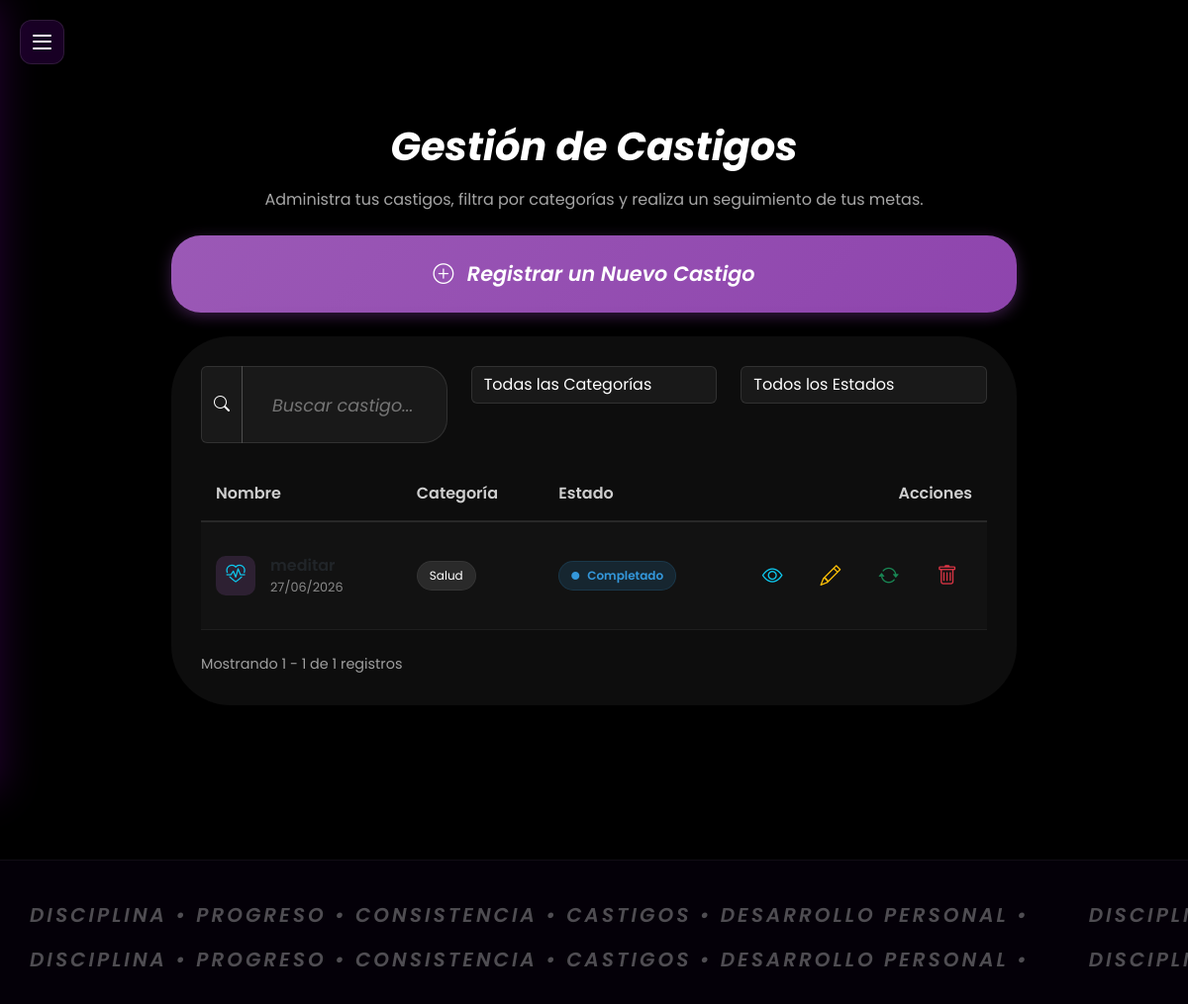
Page /castigos (signed in) on the earlier database version.
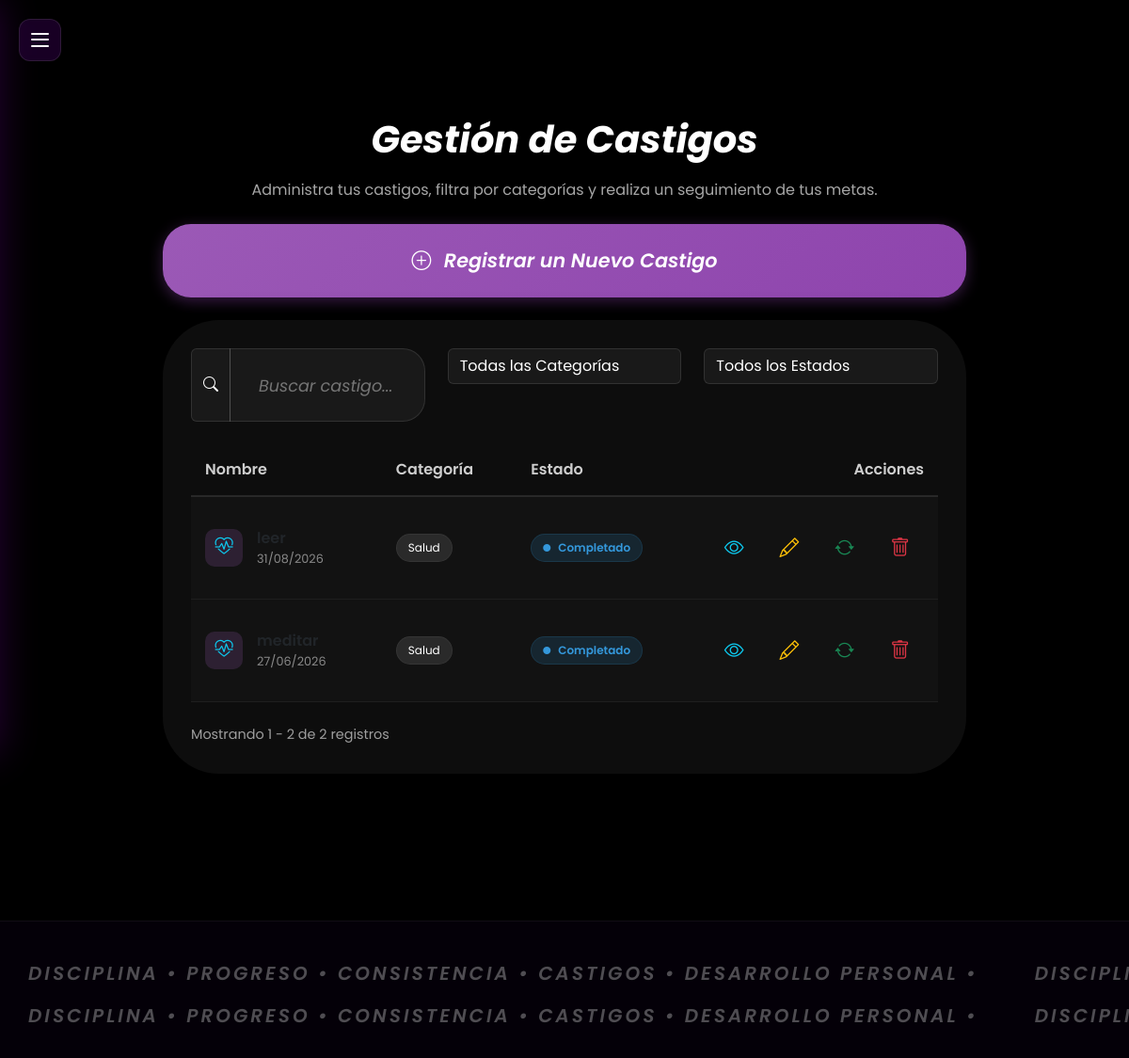
Same page on the later database version.
### app/models/ruleta_castigo.py (models this page shows, shortened)
class Castigo(db.Model):
    __tablename__ = 'castigos'
    idCastigo = db.Column(db.Integer, primary_key=True)
    idUser = db.Column(db.Integer, db.ForeignKey('users.idUser'), nullable=False)
    castigoName = db.Column(db.String(120), nullable=False)
    castigoDesc = db.Column(db.String(255), nullable=True)
    castigoCategory = db.Column(db.String(50), nullable=False)
    castigoState = db.Column(db.String(50), default='Pendiente') # Pendiente, En progreso, Completado
    createdAt = db.Column(db.DateTime, default=datetime.now)

### app/routes/castigos_route.py (the view, shortened to what this page needs)
@bp.route('/castigos', methods=['GET', 'POST'])
@login_required
def castigos_index():
    castigos = Castigo.query.filter_by(idUser=current_user.idUser).order_by(Castigo.createdAt.desc()).all()
    return render_template("castigos/index.html", castigos=castigos)

### app/templates/castigos/index.html (shortened to what this page needs)
{% extends "base.html" %}
{% block extra_css %}
<link rel="stylesheet" href="{{ url_for('static', filename='css/castigos.css') }}">
{% endblock %}
{% block content %}
<button class="hamburger-menu" id="sidebarToggle">
    <span></span>
    <span></span>
    <span></span>
</button>
<div class="lightning-storm">
</div>
<div class="sakura">
</div>
<div class="login-wrapper" style="flex-direction: column; align-items: center; justify-content: flex-start; padding-top: 8vh; min-height: 85vh; padding-left: 20px; padding-right: 20px; width: 100%;">
    <div class="text-center mb-4 fade-in-section" style="text-align: center; width: 100%; max-width: none !important; display: flex; flex-direction: column; align-items: center; justify-content: center; margin: 0 auto;">
        <h1 style="text-align: center; margin-top: 20px; color: #fff; font-style: italic; font-weight: 700;">Gestión de Castigos</h1>
        <p style="text-align: center; max-width: 800px; margin: 10px auto 0 auto; color: rgba(255,255,255,0.65);">Administra tus castigos, filtra por categorías y realiza un seguimiento de tus metas.</p>
        <button type="button" class="btn btn-primary mt-4 btn-hover-effect" data-bs-toggle="modal" data-bs-target="#castigoModal" style="background: linear-gradient(135deg, #9b59b6, #8e44ad); border: none; padding: 12px 30px; font-weight: 600; border-radius: 30px; box-shadow: 0 4px 15px rgba(142, 68, 173, 0.4); transition: transform 0.3s ease, box-shadow 0.3s ease;">
            <i class="bi bi-plus-circle" style="margin-right: 8px;"></i> Registrar un Nuevo Castigo
        </button>
    </div>
    <div class="card shadow-lg border-0 rounded-lg fade-in-section" style="max-width: 1200px; padding: 30px; width: 100%; margin-bottom: 60px; background: rgba(255, 255, 255, 0.05); backdrop-filter: blur(15px); border: 1px solid rgba(255, 255, 255, 0.1);">
        <div class="row mb-4 justify-content-center">
            <div class="col-lg-4 col-md-5 mb-3 mb-md-0">
                <div class="input-group">
                    <span class="input-group-text glass-input"><i class="bi bi-search text-white"></i></span>
                    <input type="text" id="searchInput" class="form-control glass-input" placeholder="Buscar castigo...">
                </div>
            </div>
            <div class="col-lg-4 col-md-4 mb-3 mb-md-0">
                <select id="filterCategory" class="form-select glass-input">
                    <option value="">Todas las Categorías</option>
                </select>
            </div>
            <div class="col-lg-4 col-md-3">
                <select id="filterState" class="form-select glass-input">
                    <option value="">Todos los Estados</option>
                </select>
            </div>
        </div>
        <div class="table-responsive">
            <table class="table table-borderless align-middle custom-table" style="color: #fff; margin-bottom: 0;">
                <thead style="border-bottom: 2px solid rgba(255, 255, 255, 0.1);">
                    <tr>
                        <th scope="col" style="color: rgba(255, 255, 255, 0.8); font-weight: 600; padding: 15px; background: transparent;">Nombre</th>
                        <th scope="col" style="color: rgba(255, 255, 255, 0.8); font-weight: 600; padding: 15px; background: transparent;">Categoría</th>
                        <th scope="col" style="color: rgba(255, 255, 255, 0.8); font-weight: 600; padding: 15px; background: transparent;">Estado</th>
                        <th scope="col" style="color: rgba(255, 255, 255, 0.8); font-weight: 600; padding: 15px; background: transparent; text-align: right;">Acciones</th>
                    </tr>
                </thead>
                <tbody id="castigosTableBody">
                    {% for castigo in castigos %}
                    <tr class="castigo-row" data-id="{{ castigo.idCastigo }}" data-name="{{ castigo.castigoName|lower }}" data-category="{{ castigo.castigoCategory }}" data-state="{{ castigo.castigoState }}" data-desc="{{ castigo.castigoDesc or '' }}" style="background: rgba(255, 255, 255, 0.02); transition: background 0.3s ease;" onmouseover="this.style.background='rgba(255, 255, 255, 0.08)'" onmouseout="this.style.background='rgba(255, 255, 255, 0.02)'">
                        <td style="padding: 15px; border-bottom: 1px solid rgba(255, 255, 255, 0.05); background: transparent;">
                            <div class="d-flex align-items-center">
                                <div style="width: 40px; height: 40px; border-radius: 10px; background: rgba(155, 89, 182, 0.2); display: flex; align-items: center; justify-content: center; margin-right: 15px;">
                                    {% if castigo.castigoCategory == 'salud' %}
                                        <i class="bi bi-heart-pulse text-info" style="font-size: 1.2rem;"></i>
                                    {% elif castigo.castigoCategory == 'mente' %}
                                        <i class="bi bi-book text-warning" style="font-size: 1.2rem;"></i>
                                    {% elif castigo.castigoCategory == 'finanzas' %}
                                        <i class="bi bi-wallet2 text-success" style="font-size: 1.2rem;"></i>
                                    {% else %}
                                        <i class="bi bi-people text-primary" style="font-size: 1.2rem;"></i>
                                    {% endif %}
                                </div>
                                <div>
                                    <div style="font-weight: 600;">{{ castigo.castigoName }}</div>
                                    <div style="font-size: 0.8rem; color: rgba(255, 255, 255, 0.5);">{{ castigo.createdAt.strftime('%d/%m/%Y') }}</div>
                                </div>
                            </div>
                        </td>
                        <td style="padding: 15px; border-bottom: 1px solid rgba(255, 255, 255, 0.05); background: transparent;">
                            <span class="badge" style="background: rgba(255, 255, 255, 0.1); color: #fff; padding: 8px 12px; border-radius: 20px; font-weight: normal; border: 1px solid rgba(255, 255, 255, 0.05);">
                                {{ castigo.castigoCategory|capitalize }}
                            </span>
                        </td>
                        <td style="padding: 15px; border-bottom: 1px solid rgba(255, 255, 255, 0.05); background: transparent;">
                            {% if castigo.castigoState == 'Activo' %}
                                {% set bg_color = 'rgba(46, 204, 113, 0.15)' %}
                                {% set text_color = '#2ecc71' %}
                            {% elif castigo.castigoState == 'Pausado' %}
                                {% set bg_color = 'rgba(241, 196, 15, 0.15)' %}
                                {% set text_color = '#f1c40f' %}
                            {% else %}
                                {% set bg_color = 'rgba(52, 152, 219, 0.15)' %}
                                {% set text_color = '#3498db' %}
                            {% endif %}
                            <span class="badge" style="background: {{ bg_color }}; color: {{ text_color }}; padding: 8px 12px; border-radius: 20px; font-weight: 600; border: 1px solid {{ bg_color }};">
                                <i class="bi bi-circle-fill" style="font-size: 0.5rem; margin-right: 5px; vertical-align: middle;"></i> {{ castigo.castigoState }}
                            </span>
                        </td>
                        <td style="padding: 15px; border-bottom: 1px solid rgba(255, 255, 255, 0.05); background: transparent;">
                            <div class="d-flex justify-content-end gap-2" style="white-space: nowrap;">
                                <button type="button" class="btn btn-sm btn-outline-info rounded-circle" title="Ver" onclick="openViewModal({{ castigo.idCastigo }})">
                                    <i class="bi bi-eye"></i>
                                </button>
                                <button type="button" class="btn btn-sm btn-outline-warning rounded-circle" title="Editar" onclick="openEditModal({{ castigo.idCastigo }}, '{{ castigo.castigoName|escape }}', '{{ castigo.castigoDesc|escape }}', '{{ castigo.castigoCategory }}', '{{ castigo.castigoCategory }}')">
                                    <i class="bi bi-pencil"></i>
                                </button>
                                <button type="button" class="btn btn-sm btn-outline-success rounded-circle" title="Cambiar Estado" onclick="openStateModal({{ castigo.idCastigo }}, '{{ castigo.castigoState }}', '{{ castigo.castigoName|escape }}')">
                                    <i class="bi bi-arrow-repeat"></i>
                                </button>
                                <button type="button" class="btn btn-sm btn-outline-danger rounded-circle" title="Eliminar" onclick="openDeleteModal({{ castigo.idCastigo }}, '{{ castigo.castigoName|escape }}')">
                                    <i class="bi bi-trash"></i>
                                </button>
                            </div>
                        </td>
                    </tr>
                    {% endfor %}
                </tbody>
            </table>
        </div>
        <div class="d-flex justify-content-between align-items-center mt-4">
            <span id="pageInfo" style="color: rgba(255,255,255,0.6); font-size: 0.9rem;">Mostrando 0 registros</span>
        </div>
    </div>
</div>
{% endblock %}
{% block footer %}
<footer class="futuristic-footer">
    <div class="marquee-container">
        <div class="marquee-track track-ltr">
            <div class="marquee-content">
                <span>Disciplina &bull; Progreso &bull; Consistencia &bull; Castigos &bull; Desarrollo Personal &bull;</span>
                <span>Disciplina &bull; Progreso &bull; Consistencia &bull; Castigos &bull; Desarrollo Personal &bull;</span>
            </div>
        </div>
        <div class="marquee-track track-rtl">
            <div class="marquee-content">
                <span>Disciplina &bull; Progreso &bull; Consistencia &bull; Castigos &bull; Desarrollo Personal &bull;</span>
                <span>Disciplina &bull; Progreso &bull; Consistencia &bull; Castigos &bull; Desarrollo Personal &bull;</span>
            </div>
        </div>
    </div>
</footer>
{% endblock %}

### app/templates/base.html (shortened to what this page needs)
<!DOCTYPE html>
<html lang="es">
<head>
  <link href="https://cdn.jsdelivr.net/npm/bootstrap@5.3.0/dist/css/bootstrap.min.css" rel="stylesheet">
  <link rel="stylesheet" href="https://cdn.jsdelivr.net/npm/bootstrap-icons@1.10.5/font/bootstrap-icons.css">
  <link rel="stylesheet" href="{{ url_for('static', filename='css/m.css')}}">
  {% block extra_css %}{% endblock %}
</head>
<body class="d-flex flex-column">
  <main class="flex-shrink-0">
    <div class="container mt-4 mx-auto">
      <div class="row justify-content-center">
        <div class="col-md-10">
          <div class="card-body">
            <div class="container-fluid p-3">
              {% block content %}
              {% endblock %}
            </div>
          </div>
        </div>
      </div>
    </div>
  </main>
  {% block footer %}{% endblock %}
</body>
</html>

### app/static/css/m.css (style rules this page uses)
body { margin: 0; padding: 0; width: 100%; min-height: 100vh; overflow-x: hidden; overflow-y: auto; background: #000; font-family: 'Poppins', sans-serif; }
.login-wrapper { width: 100%; min-height: 85vh; display: flex; flex-wrap: wrap; align-items: center; justify-content: center; box-sizing: border-box; }
.card { width: 100%; max-width: 580px; padding: 60px; box-sizing: border-box; background: rgba(80, 0, 120, 0.18); border: 1px solid rgba(255, 255, 255, 0.08); border-radius: 60px; backdrop-filter: blur(24px); -webkit-backdrop-filter: blur(24px); box-shadow: 0 0 40px rgba(183, 0, 255, .35), 0 0 120px rgba(183, 0, 255, .18); animation: glow 4s ease-in-out infinite alternate; }
.form-control { width: 100%; height: 78px; padding: 0 30px; box-sizing: border-box; border-radius: 24px; border: 1px solid rgba(255, 255, 255, .12); background: rgba(255, 255, 255, .06); color: #fff; font-size: 1.2rem; font-style: italic; outline: none; transition: .3s; }
.form-control::placeholder { color: rgba(255, 255, 255, .35); font-size: 1.1rem; }
.btn { width: 100%; height: 78px; border: none; border-radius: 24px; font-size: 1.3rem; font-style: italic; font-weight: 500; cursor: pointer; transition: .3s; }
.btn-primary { background: linear-gradient(135deg, #8a28ff, #e100ff); color: #fff; box-shadow: 0 0 25px rgba(196, 77, 255, .45); }
.lightning-storm { position: fixed; top: 0; left: 0; width: 100%; height: 100vh; pointer-events: none; z-index: -1; overflow: hidden; }
.lightning-storm::before { content: ''; position: absolute; top: 0; left: 0; width: 100%; height: 100%; background: rgba(220, 100, 255, 0.4); opacity: 0; animation: thunder-flash 12s infinite; }
.sakura { position: fixed; top: 0; left: 0; width: 100%; height: 100vh; pointer-events: none; z-index: -1; overflow: hidden; }
.hamburger-menu { position: fixed; top: 20px; left: 20px; width: 45px; height: 45px; background: rgba(80, 0, 120, 0.3); border: 1px solid rgba(255, 255, 255, 0.1); border-radius: 12px; cursor: pointer; z-index: 1000; display: flex; flex-direction: column; justify-content: space-around; padding: 12px; box-sizing: border-box; transition: 0.3s; backdrop-filter: blur(10px); }
.hamburger-menu span { width: 100%; height: 2px; background: #fff; border-radius: 2px; transition: 0.3s; }
.fade-in-section { opacity: 0; transform: translateY(40px); transition: opacity 0.8s cubic-bezier(0.25, 0.46, 0.45, 0.94), transform 0.8s cubic-bezier(0.25, 0.46, 0.45, 0.94); visibility: hidden; }
.fade-in-section.is-visible { opacity: 1; transform: translateY(0); visibility: visible; }
.futuristic-footer { width: 100%; background: rgba(10, 0, 20, 0.4); border-top: 1px solid rgba(255, 255, 255, 0.05); backdrop-filter: blur(20px); -webkit-backdrop-filter: blur(20px); padding: 30px 0 20px 0; margin-top: 80px; position: relative; z-index: 10; overflow: hidden; box-shadow: 0 -10px 30px rgba(0, 0, 0, 0.5); }
.marquee-container { width: 100%; overflow: hidden; position: relative; padding: 10px 0; display: flex; flex-direction: column; gap: 15px; }
.marquee-track { display: flex; overflow: hidden; user-select: none; width: 100%; }
.marquee-content { display: flex; flex-shrink: 0; white-space: nowrap; gap: 0px; }
.marquee-content span { display: inline-block; font-size: 1.25rem; font-weight: 600; text-transform: uppercase; font-style: italic; letter-spacing: 3px; color: rgba(255, 255, 255, 0.3); text-shadow: 0 0 10px rgba(138, 40, 255, 0); transition: color 0.3s, text-shadow 0.3s; padding: 0 30px; }
.track-ltr .marquee-content { animation: scrollLtr 30s linear infinite; }
.track-rtl .marquee-content { animation: scrollRtl 30s linear infinite; }

### app/static/css/castigos.css (style rules this page uses)
.glass-input { background: rgba(255, 255, 255, 0.05) !important; border: 1px solid rgba(255, 255, 255, 0.1) !important; color: #fff !important; box-shadow: none !important; }
.glass-input::placeholder { color: rgba(255,255,255,0.4) !important; }
.glass-input option { background: #250035; color: white; }

Differences in the rows shown:
added Castigo: createdAt "31/08/2026", castigoCategory "Salud", castigoState "Completado"
Other differences:
text written by a page script: "Mostrando 1 - 1 de 1 registros" → "Mostrando 1 - 2 de 2 registros"
